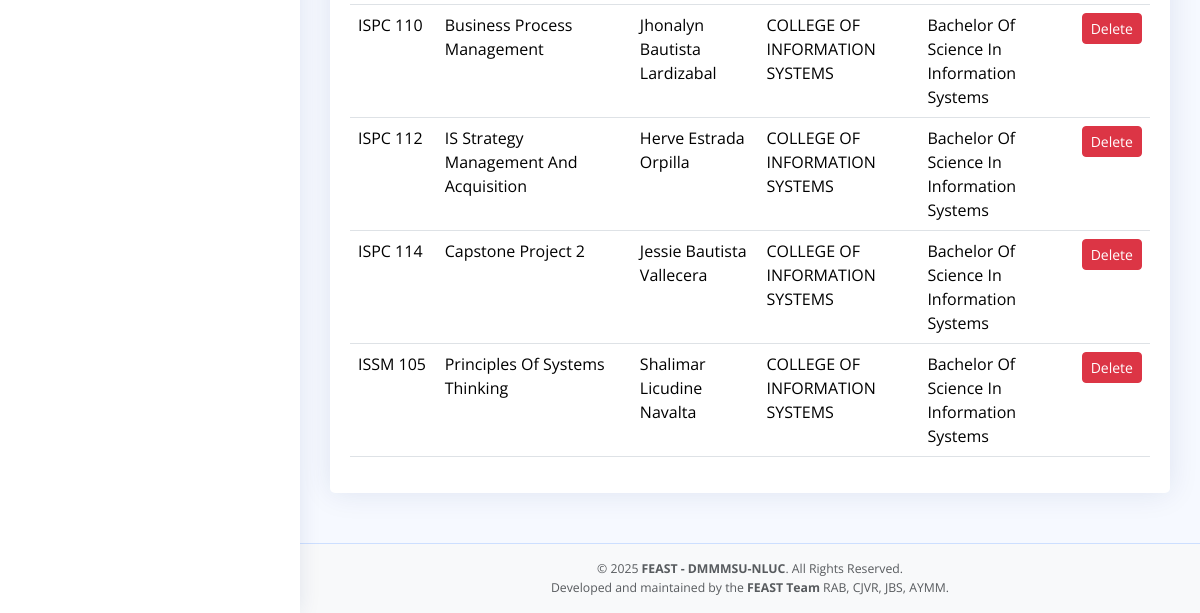
The page /admin-subjectlist.php (signed in, lower part) on the database as committed earlier.
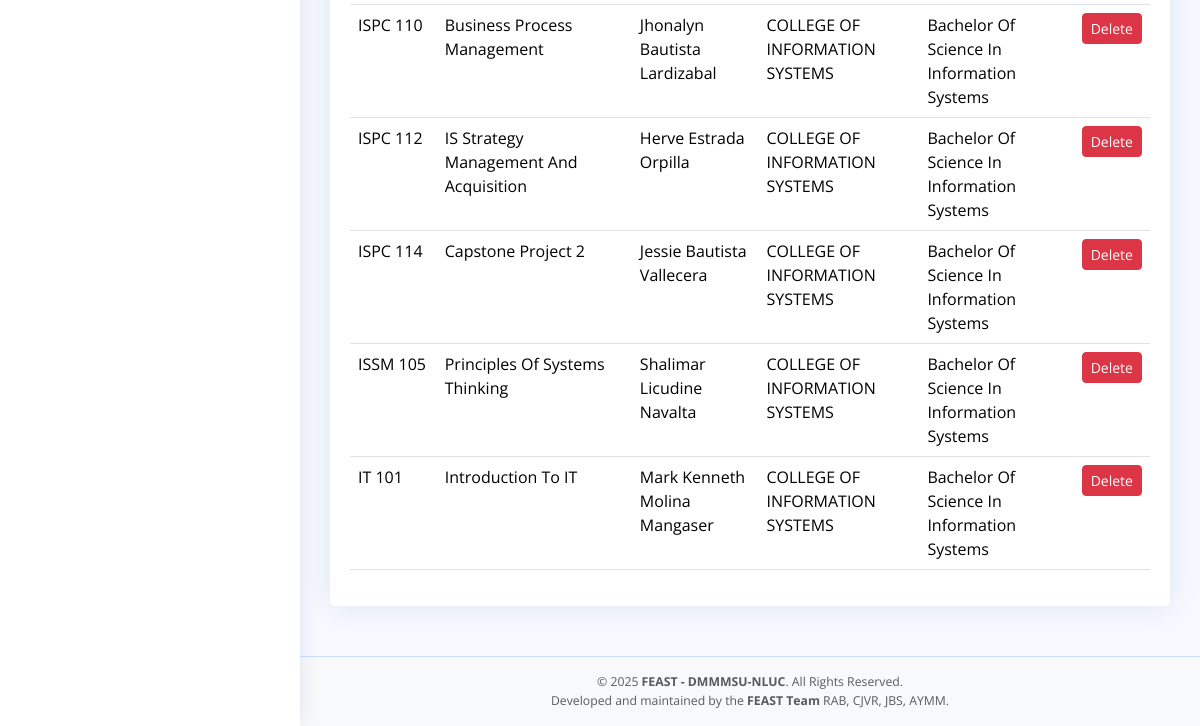
The same page on the database as committed later.
### tables this page shows
CREATE TABLE `subject` (
  `idnumber` int(11) NOT NULL,
  `code` varchar(11) NOT NULL,
  `title` varchar(255) NOT NULL,
  `faculty_id` varchar(11) DEFAULT NULL,
  `admin_id` varchar(11) DEFAULT NULL,
  `department` varchar(255) DEFAULT NULL,
  `program` varchar(255) DEFAULT NULL
);

### admin-subjectlist.php (the view, shortened to what this page needs)
<?php
include 'conn/conn.php';
$admin_id = $_SESSION['idnumber'];
$dept_stmt = $conn->prepare("SELECT department_name FROM admin_departments WHERE admin_idnumber = ?");
$dept_stmt->bind_param("s", $admin_id);
$dept_stmt->execute();
$dept_res = $dept_stmt->get_result();
$departments = [];
while ($row = $dept_res->fetch_assoc()) {
  $departments[] = $row['department_name'];
}
$params = [];
$types = "";
$sub_q = "
    SELECT subject.*,
           COALESCE(f.first_name, a.first_name) AS first_name,
           COALESCE(f.mid_name, a.mid_name) AS mid_name,
           COALESCE(f.last_name, a.last_name) AS last_name,
           CASE
               WHEN subject.faculty_id IS NOT NULL THEN 'Faculty'
               WHEN subject.admin_id IS NOT NULL THEN 'Admin'
               ELSE 'Unknown'
           END AS handler_role
    FROM subject
    LEFT JOIN faculty f ON subject.faculty_id = f.idnumber
    LEFT JOIN admin a ON subject.admin_id = a.idnumber
";
$where_clauses = [];
if (!empty($departments)) {
  $placeholders = implode(',', array_fill(0, count($departments), '?'));
  $where_clauses[] = "subject.department IN ($placeholders)";
  $params = array_merge($params, $departments);
  $types .= str_repeat('s', count($departments));
}
$where_clauses[] = "subject.admin_id = ?";
$params[] = $admin_id;
$types .= 's';
if (!empty($where_clauses)) {
  $sub_q .= " WHERE " . implode(' OR ', $where_clauses);
}
$sub_q .= " ORDER BY subject.code ASC";
$sub_stmt = $conn->prepare($sub_q);
if (!empty($params)) {
  $sub_stmt->bind_param($types, ...$params);
}
$sub_stmt->execute();
$result = $sub_stmt->get_result();
?>
<!DOCTYPE html>
<html lang="en">
<head>
  <?php include 'head.php' ?>
</head>
<body>
  <?php include 'admin-sidebar.php' ?>
  <main id="main" class="main">
    <section class="section">
      <div class="row">
        <div class="col-lg-12">
          <div class="card">
            <div class="card-body table-responsive">
              <table class="table datatable">
                <tbody>
                  <?php while ($row = $result->fetch_assoc()) : ?>
                    <tr>
                      <td class="text-uppercase"><?php echo htmlspecialchars($row['code']); ?></td>
                      <td class="text-capitalize"><?php echo htmlspecialchars($row['title']); ?></td>
                      <td class="text-capitalize">
                        <?php echo htmlspecialchars(trim($row['first_name'] . ' ' . $row['mid_name'] . ' ' . $row['last_name'])); ?>
                      </td>
                      <td class="text-uppercase"><?php echo htmlspecialchars($row['department']); ?></td>
                      <td class="text-capitalize"><?php echo htmlspecialchars($row['program']); ?></td>
                      <td>
                        <form method="post" class="delete-form" action="deletesubject.php">
                          <button type="button" class="btn btn-danger btn-sm delete-btn" data-subject="<?php echo htmlspecialchars($row['title']); ?>">Delete</button>
                        </form>
                      </td>
                    </tr>
                  <?php endwhile; ?>
                </tbody>
              </table>
            </div>
          </div>
        </div>
      </div>
    </section>
  </main>
  <?php include 'footer.php' ?>
</body>
</html>

### head.php (shortened to what this page needs)
<link href="vendors/bootstrap/css/bootstrap.min.css" rel="stylesheet">
<link href="vendors/bootstrap-icons/bootstrap-icons.css" rel="stylesheet">
<link href="vendors/boxicons/css/boxicons.min.css" rel="stylesheet">
<link href="vendors/quill/quill.snow.css" rel="stylesheet">
<link href="vendors/quill/quill.bubble.css" rel="stylesheet">
<link href="vendors/remixicon/remixicon.css" rel="stylesheet">
<link href="vendors/simple-datatables/style.css" rel="stylesheet">
<link rel="stylesheet" href="assets/css/bootstrap-icons.min.css">
<link href="assets/css/style.css" rel="stylesheet">
<link rel="stylesheet" href="assets/css/select2.min.css" />
<link rel="stylesheet" href="assets/css/choices.min.css" />

### admin-sidebar.php (shortened to what this page needs)
<aside id="sidebar" class="sidebar">
</aside>

### footer.php
<footer id="footer" class="footer bg-light text-center py-3">
  <div class="container">
    <div class="text-muted small">
      &copy; <?= date('Y') ?> <strong><span>FEAST - DMMMSU-NLUC</span></strong>. All Rights Reserved.
    </div>
    <div class="text-muted small">
      Developed and maintained by the <strong>FEAST Team</strong> RAB, CJVR, JBS, AYMM.
    </div>
  </div>
</footer>

### assets/css/style.css (style rules this page uses)
:root { scroll-behavior: smooth; }
body { font-family: "Open Sans", sans-serif; background: #f6f9ff; color: #444444; }
#main { margin-top: 60px; padding: 20px 30px; transition: all 0.3s; }
.card { margin-bottom: 30px; border: none; border-radius: 5px; box-shadow: 0px 0 30px rgba(1, 41, 112, 0.1); }
.card-body { padding: 0 20px 20px 20px; }
.sidebar { position: fixed; top: 60px; left: 0; bottom: 0; width: 300px; z-index: 996; transition: all 0.3s; padding: 20px; overflow-y: auto; scrollbar-width: thin; scrollbar-color: #aab7cf transparent; box-shadow: 0px 0px 20px rgba(1, 41, 112, 0.1); background-color: #fff; }
@media (min-width: 1200px) { #main, #footer { margin-left: 300px; } }
.footer { padding: 20px 0; font-size: 14px; transition: all 0.3s; border-top: 1px solid #cddfff; }

Rows that differ between the two databases and show on the page:
added subject: code "IT 101", title "Introduction To IT", last_name "Mark Kenneth Molina Mangaser", department "COLLEGE OF INFORMATION SYSTEMS", program "Bachelor Of Science In Information Systems"
